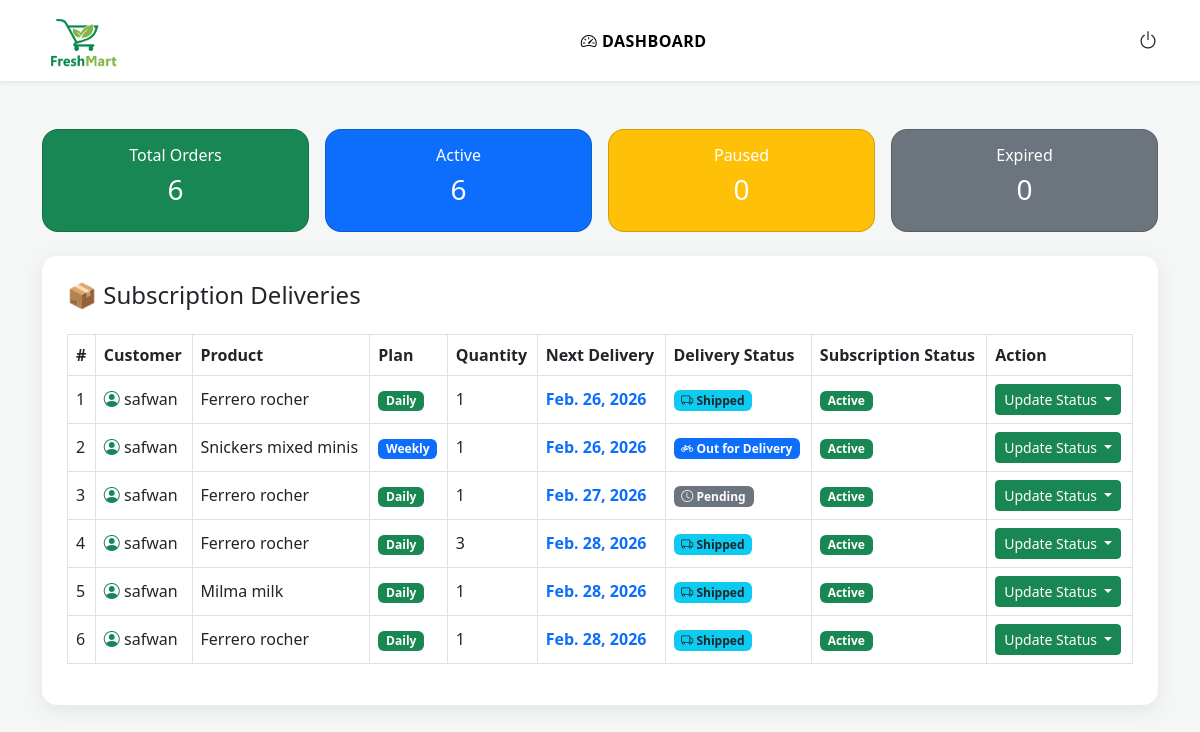
Screenshot of /delivery_dashboard (signed in) with the database file from the repository.
### app1/models.py (models this page shows, shortened)
class Booking(models.Model):
    STATUS_CHOICES = [
        ('active', 'Active'),
        ('paused', 'Paused'),
        ('cancelled', 'Cancelled'),
        ('expired', 'Expired'),
    ]
    DELIVERY_STATUS_CHOICES = [  # ✅ Separate delivery status choices
        ('pending', 'Pending'),
        ('shipped', 'Shipped'),
        ('out_for_delivery', 'Out for Delivery'),
        ('delivered', 'Delivered'),
    ]
    PAYMENT_STATUS = [
        ('pending', 'Pending'),
        ('paid', 'Paid'),
        ('failed', 'Failed'),
    ]
    user = models.ForeignKey(user_register, on_delete=models.CASCADE)
    product = models.ForeignKey(product, on_delete=models.CASCADE, null=True, blank=True)
    plan = models.ForeignKey(subscriptionPlan, on_delete=models.CASCADE)
    quantity = models.IntegerField(default=1)
    total_price = models.IntegerField(default=0)
    start_date = models.DateField()          # ✅ removed auto_now=True so we can set it manually
    end_date = models.DateField()
    next_delivery = models.DateField()
    status = models.CharField(max_length=20, choices=STATUS_CHOICES, default='active')
    delivery_status = models.CharField(     # ✅ Separate delivery status field
        max_length=20,
        choices=DELIVERY_STATUS_CHOICES,
        default='pending'
    )
    payment_status = models.CharField(max_length=10, choices=PAYMENT_STATUS, default='pending')
    transaction_id = models.CharField(max_length=50, blank=True, null=True)
    assigned_delivery = models.ForeignKey(
        user_register,
        on_delete=models.SET_NULL,
        null=True, blank=True,
        related_name='delivery_orders'
    )
    delivered_on = models.DateField(null=True, blank=True)
    last_delivered = models.DateField(null=True, blank=True)

class user_register(models.Model):
    ROLE_CHOICES = [
        ('user', 'Customer'),
        ('delivery', 'Delivery Boy'),
    ]
    username = models.TextField()
    email = models.EmailField()
    mobile = models.IntegerField()
    password = models.CharField(max_length=10)
    role = models.CharField(max_length=10, choices=ROLE_CHOICES, default='user')

class product(models.Model):
    name = models.CharField(max_length=100)
    price = models.IntegerField()
    quantity = models.IntegerField(default=0)
    image = models.ImageField(upload_to='products/', blank=True, null=True)
    category = models.ForeignKey('category', on_delete=models.CASCADE,null=True,blank=True)

### app1/views.py (the view)
# urls.py: path('delivery_dashboard', views.delivery_dashboard),
def delivery_dashboard(request):
    if request.session.get('role') != 'delivery':
        return redirect(login)
    delivery_user = user_register.objects.get(
        username=request.session['username']
    )
    orders = Booking.objects.filter(
        assigned_delivery=delivery_user,
        payment_status='paid'
    ).exclude(status='cancelled').order_by('next_delivery')
    active_count  = orders.filter(status='active').count()
    paused_count  = orders.filter(status='paused').count()
    expired_count = orders.filter(status='expired').count()
    return render(request, 'delivery_dashboard.html', {
        'orders'        : orders,
        'active_count'  : active_count,
        'paused_count'  : paused_count,
        'expired_count' : expired_count,
    })

### template/delivery_dashboard.html (shortened to what this page needs)
<!DOCTYPE html>
<html>
<head>
    {% load static %}
    <link href="https://cdn.jsdelivr.net/npm/bootstrap@5.3.0/dist/css/bootstrap.min.css" rel="stylesheet">
    <link href="https://cdn.jsdelivr.net/npm/bootstrap-icons/font/bootstrap-icons.css" rel="stylesheet">
</head>
<body>
<nav class="navbar navbar-expand-lg bg-white shadow-sm py-2">
    <div class="container">
        <a class="navbar-brand" href="/delivery_dashboard">
            <img src="{% static 'images/freshmartlogo1.png' %}" height="55">
        </a>
        <div class="collapse navbar-collapse justify-content-center" id="mainNavbar">
            <ul class="navbar-nav gap-lg-4 text-uppercase">
                <li class="nav-item">
                    <a class="nav-link active" href="/delivery_dashboard">
                        <i class="bi bi-speedometer2"></i> Dashboard
                    </a>
                </li>
            </ul>
        </div>
        <div class="d-flex gap-3">
            <a href="/logout" class="nav-link fs-5">
                <i class="bi bi-power"></i>
            </a>
        </div>
    </div>
</nav>
<div class="container my-5">
    <div class="row mb-4 g-3">
        <div class="col-md-3">
            <div class="card text-white bg-success text-center p-3 rounded-4">
                <h6>Total Orders</h6>
                <h3>{{ orders|length }}</h3>
            </div>
        </div>
        <div class="col-md-3">
            <div class="card text-white bg-primary text-center p-3 rounded-4">
                <h6>Active</h6>
                <h3>{{ active_count }}</h3>
            </div>
        </div>
        <div class="col-md-3">
            <div class="card text-white bg-warning text-dark text-center p-3 rounded-4">
                <h6>Paused</h6>
                <h3>{{ paused_count }}</h3>
            </div>
        </div>
        <div class="col-md-3">
            <div class="card text-white bg-secondary text-center p-3 rounded-4">
                <h6>Expired</h6>
                <h3>{{ expired_count }}</h3>
            </div>
        </div>
    </div>
    <div class="dashboard-card">
        <h4 class="mb-4">📦 Subscription Deliveries</h4>
        <div class="table-responsive">
        <table class="table table-bordered table-hover align-middle">
            <thead>
                <tr>
                    <th>#</th>
                    <th>Customer</th>
                    <th>Product</th>
                    <th>Plan</th>
                    <th>Quantity</th>
                    <th>Next Delivery</th>
                    <th>Delivery Status</th>
                    <th>Subscription Status</th>
                    <th>Action</th>
                </tr>
            </thead>
            <tbody>
            {% for order in orders %}
            <tr>
                <td>{{ forloop.counter }}</td>
                <td>
                    <i class="bi bi-person-circle text-success"></i>
                    {{ order.user.username }}
                </td>
                <td>{{ order.product.name }}</td>
                <td>
                    {% if order.plan.plan_type == "daily" %}
                        <span class="badge bg-success">Daily</span>
                    {% elif order.plan.plan_type == "weekly" %}
                        <span class="badge bg-primary">Weekly</span>
                    {% elif order.plan.plan_type == "monthly" %}
                        <span class="badge bg-warning text-dark">Monthly</span>
                    {% endif %}
                </td>
                <td>{{ order.quantity }}</td>
                <td class="fw-bold text-primary">
                    {{ order.next_delivery }}
                </td>
                <td>
                    {% if order.delivery_status == "pending" %}
                        <span class="badge bg-secondary">
                            <i class="bi bi-clock"></i> Pending
                        </span>
                    {% elif order.delivery_status == "shipped" %}
                        <span class="badge bg-info text-dark">
                            <i class="bi bi-truck"></i> Shipped
                        </span>
                    {% elif order.delivery_status == "out_for_delivery" %}
                        <span class="badge bg-primary">
                            <i class="bi bi-bicycle"></i> Out for Delivery
                        </span>
                    {% elif order.delivery_status == "delivered" %}
                        <span class="badge bg-success">
                            <i class="bi bi-check-circle"></i> Delivered
                        </span>
                    {% endif %}
                </td>
                <td>
                    {% if order.status == "active" %}
                        <span class="badge bg-success">Active</span>
                    {% elif order.status == "paused" %}
                        <span class="badge bg-warning text-dark">Paused</span>
                    {% elif order.status == "expired" %}
                        <span class="badge bg-secondary">Expired</span>
                    {% endif %}
                </td>
                <td>
                    {% if order.status == "active" %}
                        <div class="dropdown">
                            <button class="btn btn-success btn-sm dropdown-toggle"
                                    type="button"
                                    data-bs-toggle="dropdown">
                                Update Status
                            </button>
                        </div>
                    {% elif order.status == "paused" %}
                        <span class="badge bg-warning text-dark">
                            <i class="bi bi-pause-circle"></i> Paused by Customer
                        </span>
                    {% elif order.status == "expired" %}
                        <span class="text-muted">
                            <i class="bi bi-x-circle"></i> Subscription Finished
                        </span>
                    {% endif %}
                </td>
            </tr>
            {% endfor %}
            </tbody>
        </table>
        </div>
    </div>
</div>
</body>
</html>

### template/delivery_dashboard.html (style rules this page uses)
body { background: #f5f7f6; }
.dashboard-card { border-radius: 15px; background: #fff; padding: 25px; box-shadow: 0 5px 20px rgba(0,0,0,0.08); }
.table thead { background: #28a745; color: white; }
.navbar-nav .nav-link { color: #222; font-weight: 600; letter-spacing: .5px; }

### rows the page displays
Booking: user.username "safwan", product.name "Ferrero rocher", shows "Daily", quantity "1", next_delivery "Feb. 26, 2026", delivery_status "shipped" (drawn), status "Active"
Booking: user.username "safwan", product.name "Snickers mixed minis", shows "Weekly", quantity "1", next_delivery "Feb. 26, 2026", delivery_status "out_for_delivery" (drawn), status "Active"
Booking: user.username "safwan", product.name "Ferrero rocher", shows "Daily", quantity "1", next_delivery "Feb. 27, 2026", delivery_status "pending" (drawn), status "Active"
Booking: user.username "safwan", product.name "Ferrero rocher", shows "Daily", quantity "3", next_delivery "Feb. 28, 2026", delivery_status "shipped" (drawn), status "Active"
Booking: user.username "safwan", product.name "Milma milk", shows "Daily", quantity "1", next_delivery "Feb. 28, 2026", delivery_status "shipped" (drawn), status "Active"
Booking: user.username "safwan", product.name "Ferrero rocher", shows "Daily", quantity "1", next_delivery "Feb. 28, 2026", delivery_status "shipped" (drawn), status "Active"

### other values shown
{{ orders|length }} "6"
{{ active_count }} "6"
{{ paused_count }} "0"
{{ expired_count }} "0"
